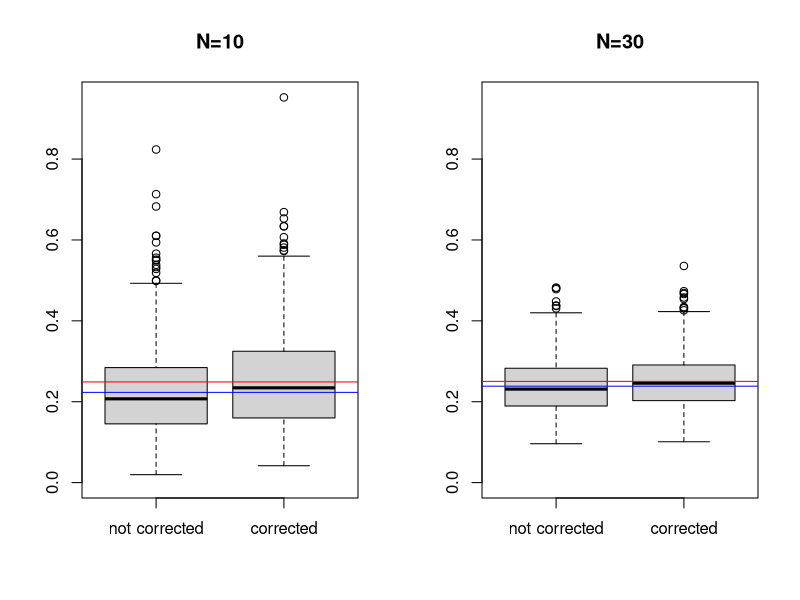
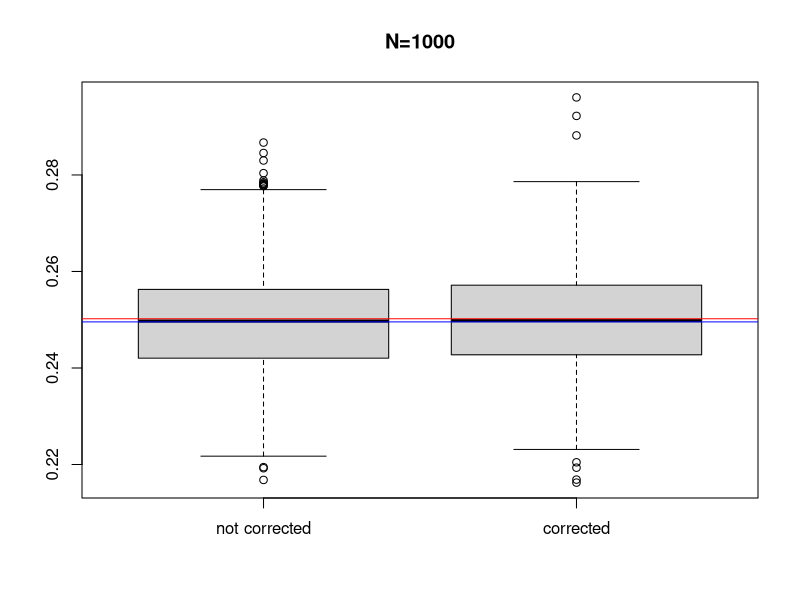
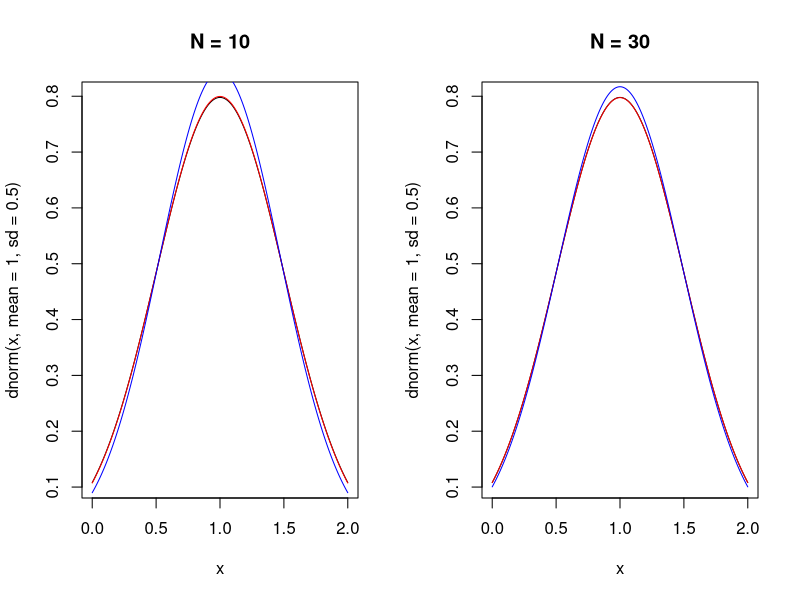
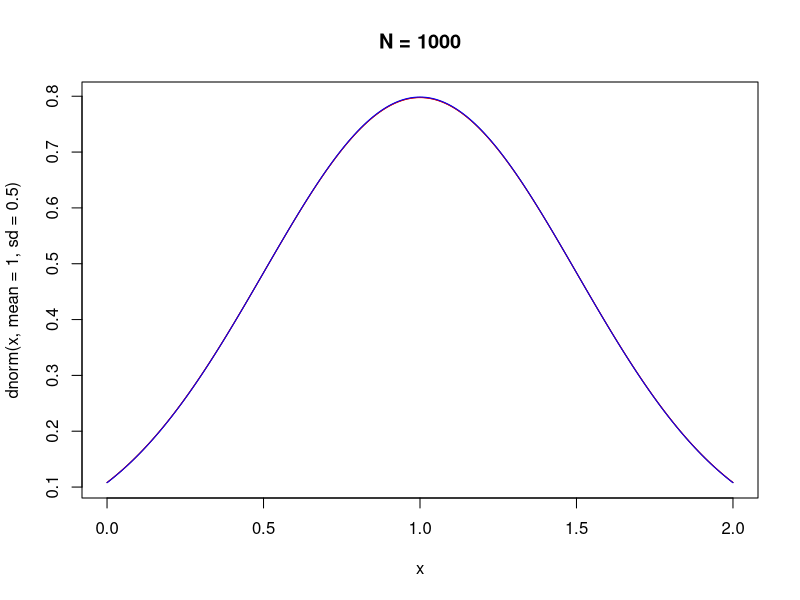
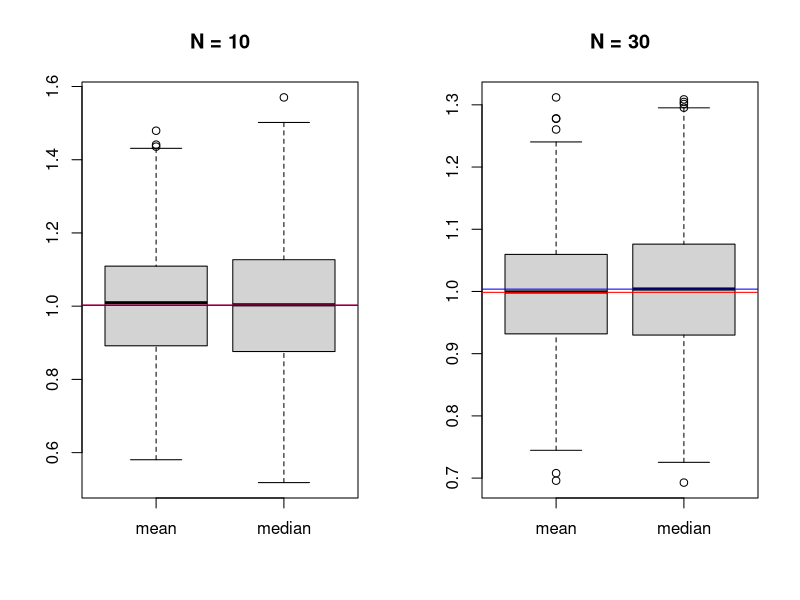
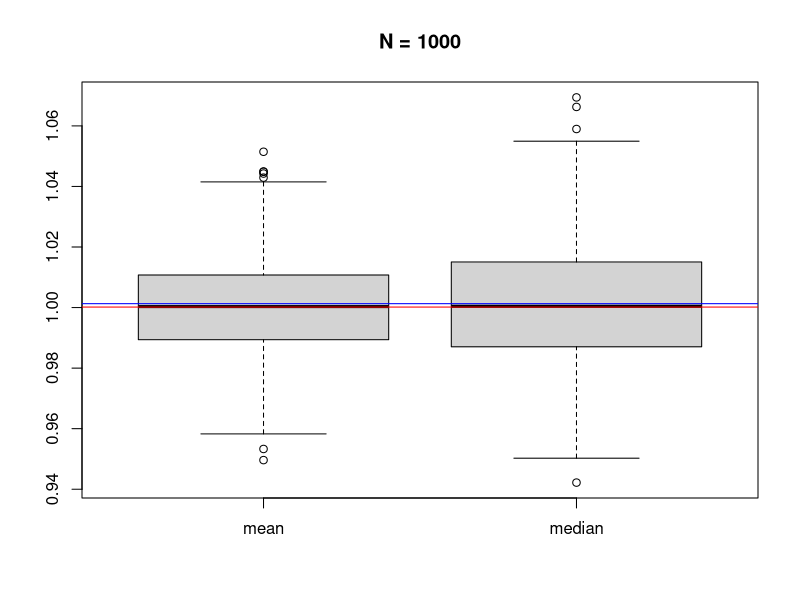
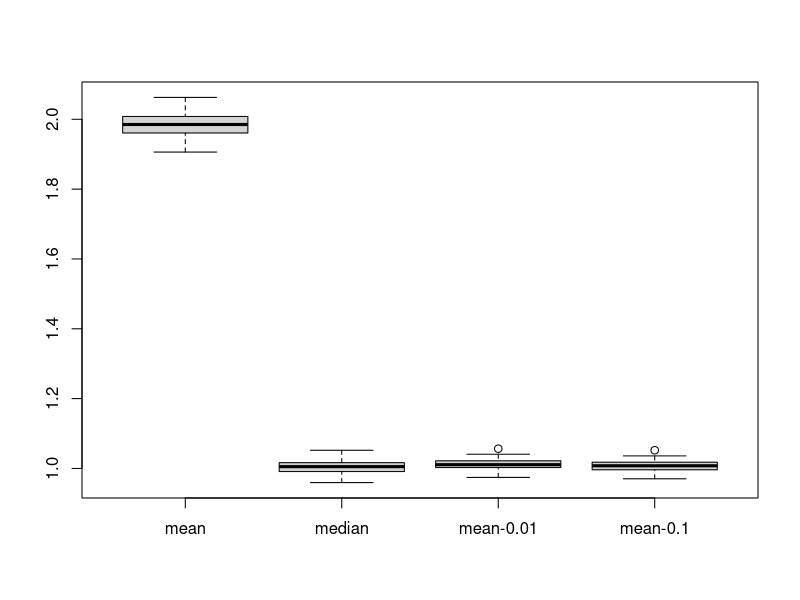

Write the R code that produced these figures, in order.
#========================
# task 1
beginMoment <- function(data, r) {
  mean(data**r)
}

centralMoment <- function(data, r) {
  mean((data-mean(data))**r)
}

# not corrected variance
variance <- function(data) {centralMoment(data,2) }

# this function will generate k samples from normal distribution and calculate f1 and f2 functions for each sample
generate.f2 <- function(n, k, f1, f2, mean=1, sd=0.5) {
  sapply(1:k, FUN = function(k, n) {cbind(f1(rnorm(n, mean=mean, sd=sd)), f2(rnorm(n, mean=mean, sd=sd)))}, n=n)
}

# let's generate corrected and not corrected variances for samples from N(1, 0.5) with sample sizes 10, 30 and 1000
data.10 <- generate.f2(10, 1000, var, variance)
data.30 <- generate.f2(30, 1000, var, variance)
data.1000 <- generate.f2(1000, 1000, var, variance)

# let's see how sample size affects variance
op <- par(mfrow=c(1,2))
max.y <- max(data.10)

boxplot(cbind('not corrected'=data.10[2,], 'corrected'=data.10[1,]), ylim=c(0,max.y), main='N=10')
abline(h=mean(data.10[1,]), col='red')
abline(h=mean(data.10[2,]), col='blue')

boxplot(cbind('not corrected'=data.30[2,], 'corrected'=data.30[1,]), ylim=c(0,max.y), main='N=30')
abline(h=mean(data.30[1,]), col='red')
abline(h=mean(data.30[2,]), col='blue')
par(op)

boxplot(cbind('not corrected'=data.1000[2,], 'corrected'=data.1000[1,]), main='N=1000')
abline(h=mean(data.1000[1,]), col='red')
abline(h=mean(data.1000[2,]), col='blue')

# let's plot densities and see that our estimated params goes better as sample size increases
plot.dnorms <- function(data, n) {
  data.c <- data[1,]
  data.nc <- data[2,]
  x <- seq(0, 2, 0.01)
  plot(dnorm(x, mean=1, sd=0.5)~x, type='l', main=paste('N =', n))
  lines(dnorm(x, mean=1, sd=sqrt(mean(data.c)))~x, col='red')
  lines(dnorm(x, mean=1, sd=sqrt(mean(data.nc)))~x, col='blue')
}  

op <- par(mfrow=c(1,2))
plot.dnorms(data.10, '10')
plot.dnorms(data.30, '30')
par(op)
plot.dnorms(data.1000, '1000')

#========================
# task 2

data.10 <- generate.f2(10, 1000, mean, median)
data.30 <- generate.f2(30, 1000, mean, median)
data.1000 <- generate.f2(1000, 1000, mean, median)

plot.boxplots <- function(data, n) {
  data.mean <- data[1,]
  data.median <- data[2,]
  boxplot(cbind('mean'=data.mean, 'median'=data.median), main=paste('N =', n))
  abline(h=mean(data.mean), col='red')
  abline(h=mean(data.median), col='blue')
}
op <- par(mfrow=c(1,2))
plot.boxplots(data.10, '10')
plot.boxplots(data.30, '30')
par(op)
plot.boxplots(data.1000, '1000')
# and so we see smaller range for mean than for medians


#========================
# task 3

data.1 <- rnorm(1000, mean=1, sd=0.5)
data.2 <- rnorm(10, mean=100, sd=10)
data <- append(data.1, data.2)
mean(data)
median(data)
mean(data, trim=0.01)
mean(data, trim=0.1)
# so we see that mean is not doing well with outliers
# median does better
# and trimmed means are pretty good

# let's see distibution of statistics got from same sample sizes
generate.funs <- function(n1, n2, k=1000, mean1=1, mean2=50, sd1=0.5, sd2=5) {
  data <- sapply(1:k, FUN=function(n) {
    data <- append(rnorm(n1, mean=mean1, sd=0.5), rnorm(n2, mean=100, sd=10))
    cbind(mean(data), median(data), mean(data, trim=0.01), mean(data, trim=0.1))
  })
  data <- as.data.frame(t(data))
  names(data) <- c('mean','median', 'mean-0.01', 'mean-0.1')
  data
}
data <- generate.funs(1000, 10, 100)
boxplot(data)
# and we see that again mean is going to do worse than median and trimmed means
